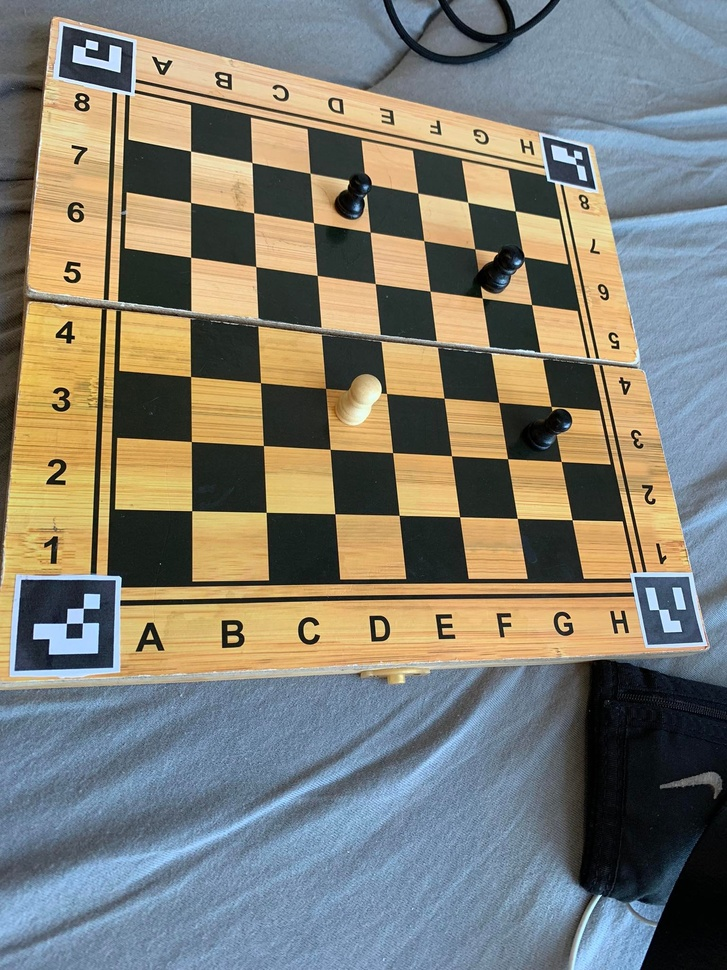
#> input picture testo.jpg, 727 x 970 px, shrunk from 1536 x 2048 before the run
$ python detecting_polygons.py
#> lines starting #> are read from the running program, lines starting #| are printed output that depends on the picture; after the words box and inside, x2 and y2 are one past the last pixel; in counts of white or black regions, pixels touching at a corner belong together
### utilitus.py
import glob
from copy import deepcopy

import numpy as np
import cv2
import matplotlib.pyplot as plt
plt.rcParams['figure.dpi'] = 200


# [7 lines left out: function read_images, not called in this run]


def show(image):
    if image.shape[-1] == 3:
        plt.imshow(cv2.cvtColor(image, cv2.COLOR_BGR2RGB))
    elif image.shape[-1] == 1:
        plt.imshow(cv2.cvtColor(image, cv2.COLOR_GRAY2RGB))
    else:
        raise RuntimeError('Image should be 1 or 3 channels BGR')
    plt.axis('off')
    plt.show()


def visualize_keypoints(image, points, radius=5, no_show=False):
    image = deepcopy(image)
    for point in points:
        cv2.circle(image, (point[1], point[0]), radius, (0, 0, 255), -1)
    if no_show:
        return image
    show(image)


# [15 lines left out: functions visualize_hull, visualize_chessboard, not called in this run]

### detecting_polygons.py
import logging
import sys
from collections import Counter
from typing import List, Tuple

import numpy as np
from scipy.spatial import distance_matrix
import cv2

from common import Point, Points, approx_quadrilateral_hull, ChessboardFiller
import utilitus

LOGGER = logging.getLogger('my_logger')


def harris_corner(image: np.ndarray) -> Points:
    image = cv2.cvtColor(image, cv2.COLOR_BGR2GRAY)
    # magic numbers are blockSize, ksize, k
    response = cv2.cornerHarris(image, 2, 3, 0.04)
    # Filter out weak responses
    # threshold of (0.01 * max) should return more points than the wanted corners
    response = response > 0.01 * response.max()
    # Extract points
    points = list(zip(*np.where(response == True)))
    LOGGER.debug(f'Harris corner detector found {len(points)} corners')
    return np.array(points)


def clustering_filter(corners: Points) -> Points:
    dist = distance_matrix(corners, corners)
    kept = set()
    for i in range(len(corners)):
        close = False
        if len(close_point_idx := np.argwhere(dist[i] < 10).flatten()) != 0:
            for j in close_point_idx:
                if j in kept:
                    close = True
                    break
        if not close:
            kept.add(i)
    LOGGER.debug(f'Clustering filter: {len(corners)}->{len(kept)} corners')
    return corners[list(kept)]


def connected_component_filter(corners: Points) -> Points:
    graph = distance_matrix(corners, corners) < 30
    # Only keep the components with <2 nodes
    kept = corners[np.sum(graph, axis=0) <= 2]  # <=2 because each node is connected to itself
    LOGGER.debug(f'Connected component filter: {len(corners)}->{len(kept)} corners')
    return kept


class SquareResponseFilter:
    def __init__(self, size=7, half_smoothing_window_size=4):
        self.size = size
        self.half_smoothing_window_size = half_smoothing_window_size

    @staticmethod
    def _OTSU_binarization(image: np.ndarray) -> np.ndarray:
        grayscaled = cv2.cvtColor(image, cv2.COLOR_BGR2GRAY)
        _, binarized = cv2.threshold(grayscaled, 0, 255, cv2.THRESH_BINARY + cv2.THRESH_OTSU)
        return binarized

    def _majority_vote_smoothing(self, response: List[int]) -> np.ndarray:
        """Smooth a 1D binary array consists of 255 and 0 with majority vote."""
        response = np.array(response)
        k = self.half_smoothing_window_size
        N = len(response)
        new_response = np.zeros(N)
        for i in range(N):
            cnt = Counter(response[np.arange(i - k, i + k + 1) % N])
            new_response[i] = 255 if cnt[255] > cnt[0] else 0
        return new_response

    def _get_square_response(self, image: np.ndarray, point: Point) -> np.ndarray:
        """Iterate through a square centered at keypoint and get a response."""
        assert len(image.shape) == 2, 'Image must be binarized.'
        k = self.size
        # top-left, bottom-right
        tl, br = point - k, point + k
        # top-right, bottom-left
        tr = np.array([point[0] - k, point[1] + k])
        bl = np.array([point[0] + k, point[1] - k])

        response = []
        for j in range(tl[1], tr[1]):
            response.append(image[tl[0], j])
        for i in range(tr[0], br[0]):
            response.append(image[i, tr[1]])
        for j in range(br[1], bl[1], -1):
            response.append(image[br[0], j])
        for i in range(bl[0], tl[0], -1):
            response.append(image[i, bl[1]])
        return self._majority_vote_smoothing(response)

    @staticmethod
    def _count_segments(response: np.ndarray) -> int:
        """Count how many distinct segments of 0 or 255 exist."""
        prev = response[0]
        cnt = 1
        for cur in response[1:]:
            if cur != prev:
                cnt += 1
            prev = cur
        return cnt

    def filter(self, image: np.ndarray, corners: Points) -> Points:
        """Filter the corners based on square response characteristics.
        An internal corner's (represented by x) surrounding region should look like:
        1110000
        1110000
        111x111
        0000111
        0000111
        Recording the values on a square circumference should give us at least 4 (maybe more)
        distince segments (_count_segments()).
        """
        kept = []
        binarized = self._OTSU_binarization(image)
        for corner in corners:
            try:
                response = self._get_square_response(binarized, corner)
            except IndexError:  # If a point to too close to the border
                continue
            if self._count_segments(response) in [4, 5]:
                kept.append(corner)
        LOGGER.debug(f'Square response filter: {len(corners)}->{len(kept)} corners')
        return np.array(kept)


# [8 lines left out: function sum_distance_filter, not called in this run]


def find_chessboard_corners(image: np.ndarray,
                            pattern_size: Tuple[int, int],  # (height, width)
                            visualize=False) -> Tuple[bool, np.ndarray]:
    target = pattern_size[0] * pattern_size[1]
    corners = harris_corner(image)
    if visualize: utilitus.visualize_keypoints(image, corners)
    if len(corners) < target: return False, np.array([])

    corners = clustering_filter(corners)
    if visualize: utilitus.visualize_keypoints(image, corners)
    if len(corners) < target: return False, np.array([])

    corners = connected_component_filter(corners)
    if visualize: utilitus.visualize_keypoints(image, corners)
    if len(corners) < target: return False, np.array([])

    square_response_filter = SquareResponseFilter()
    corners = square_response_filter.filter(image, corners)
    if visualize: utilitus.visualize_keypoints(image, corners)
    if len(corners) < target: return False, np.array([])

    corners = sum_distance_filter(corners, target)
    if visualize: utilitus.visualize_keypoints(image, corners)

    if len(corners) != pattern_size[0] * pattern_size[1]:
        return False, np.ndarray([])

    quad = approx_quadrilateral_hull(corners)
    if len(quad) == 0: return False, np.array([])
    if visualize: utilitus.visualize_hull(image, quad, corners)

    chessboard_filler = ChessboardFiller(pattern_size, corners, quad)
    if not chessboard_filler.fill():
        return False, np.array([])
    corners = chessboard_filler.get()
    if visualize: utilitus.visualize_chessboard(image, pattern_size, corners)

    return True, corners

image=cv2.imread('testo.jpg')
#> image is the input picture: shape (970, 727, 3); mean B, G, R 115.8, 126.3, 128.4
find_chessboard_corners(image,(8,8),visualize=True)
#> in harris_corner, `response = response > 0.01 * response.max()`:
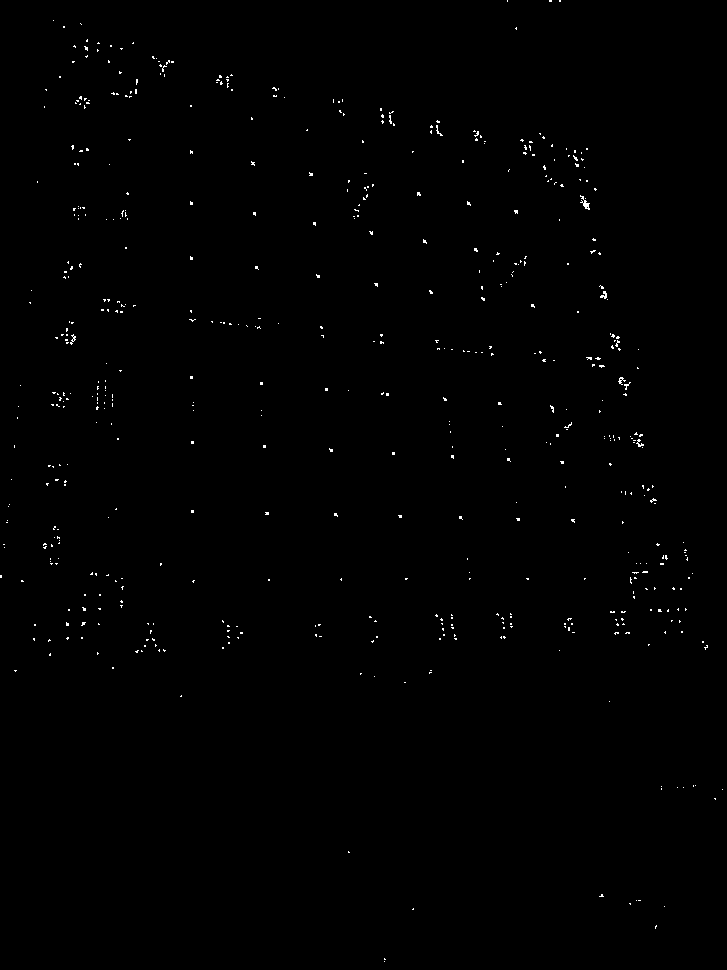
#> response: shape (970, 727) bool; 0.41% white in thin lines or dots
#> in harris_corner, `points = list(zip(*np.where(response == True)))`: points = 2921 pairs, first value 0 to 961, second value 0 to 722
#> in find_chessboard_corners, `corners = harris_corner(image)`: corners has the same summary as points in harris_corner
#> the loop in visualize_keypoints, `for point in points:` made 2921 passes
#> point on passes 1 to 3: [0, 507], [0, 549], [0, 550]
#> in clustering_filter, `dist = distance_matrix(corners, corners)`:
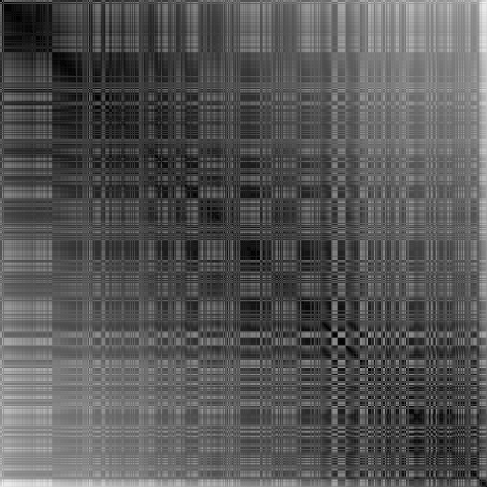
#> dist: shape (2921, 2921) float64 (shown at 1/6 size); min 0, max 1089.4, mean 370.5; drawn with min black and max white
#> after the loop in clustering_filter, `for i in range(len(corners)):`: kept = 359 items
#> in find_chessboard_corners, `corners = clustering_filter(corners)`: corners = 359 pairs, first value 0 to 958, second value 0 to 722
#> the loop in visualize_keypoints (call 2), `for point in points:` made 359 passes
#> point on passes 1 to 3: [0, 507], [0, 549], [492, 631]
#> in connected_component_filter, `graph = distance_matrix(corners, corners) < 30`:
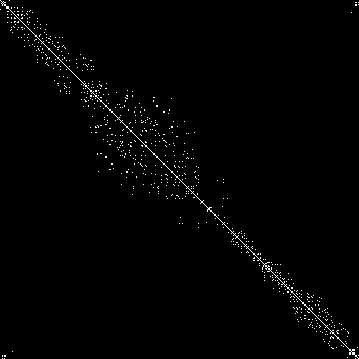
#> graph: shape (359, 359) bool; 1.1% white in thin lines or dots
#> in connected_component_filter, `kept = corners[np.sum(graph, axis=0) <= 2]`: kept = 111 pairs, first value 0 to 958, second value 0 to 702
#> in find_chessboard_corners, `corners = connected_component_filter(corners)`: corners has the same summary as kept in connected_component_filter
#> call 3 of visualize_keypoints, with points = array of shape (111, 2), radius = 5, no_show = False
#> the loop in visualize_keypoints (call 3), `for point in points:` made 111 passes
#> point on passes 1 to 8: [0, 507], [0, 549], [0, 559], [27, 516], [502, 516], [508, 116], [510, 191], [512, 265]
#> after the loop in visualize_keypoints (call 3), `for point in points:`:
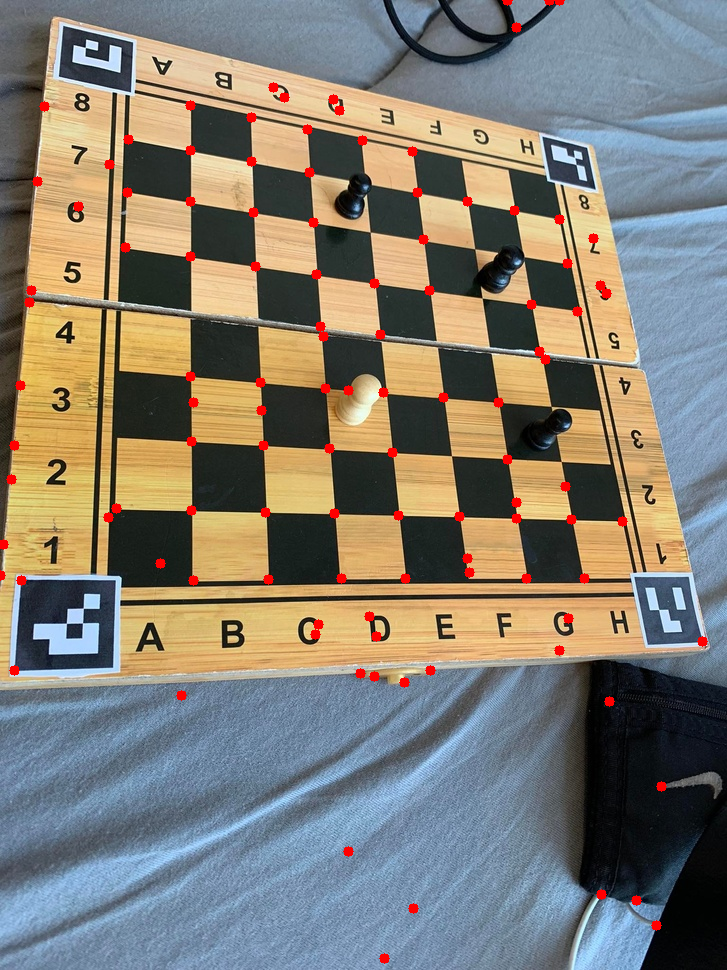
#> image: shape (970, 727, 3); 1.25% of pixels changed, all inside (x1, y1, x2, y2) = (0, 0, 708, 964)
#> in _OTSU_binarization, `_, binarized = cv2.threshold(grayscaled, 0, 255, cv2.THRESH_BINARY + c..`:
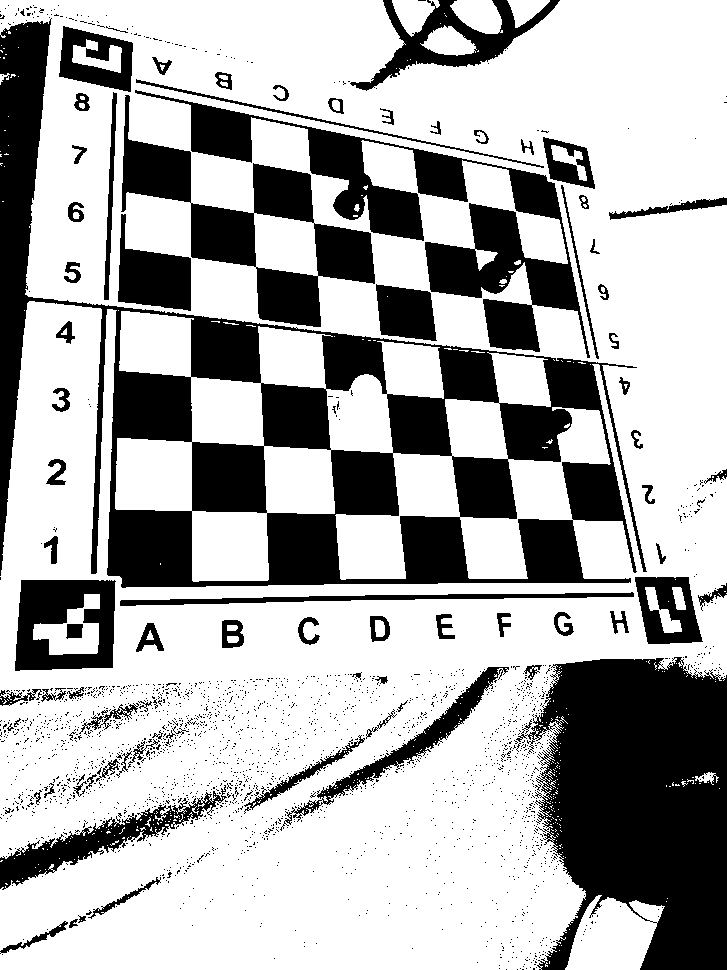
#> binarized: shape (970, 727); 68.7% white; 2210 black regions (2127 under 20 px), largest, box (x1, y1, x2, y2) and area: (0, 18, 647, 588) 81490, (516, 657, 727, 970) 47264, (135, 90, 590, 358) 23642
#> the loop in filter, `for corner in corners:` made 111 passes
#> (corner, tl in _get_square_response, br in _get_square_response, tr in _get_square_response, bl in _get_square_response) on passes 1, 2, 3, 4, 6, 7: ([0, 507], [-7, 500], [7, 514], [-7, 514], [7, 500]), ([0, 549], [-7, 542], [7, 556], [-7, 556], [7, 542]), ([0, 559], [-7, 552], [7, 566], [-7, 566], [7, 552]), ([27, 516], [20, 509], [34, 523], [20, 523], [34, 509]), ([508, 116], [501, 109], [515, 123], [501, 123], [515, 109]), ([510, 191], [503, 184], [517, 198], [503, 198], [517, 184])
#> after the loop in filter, `for corner in corners:`: kept = 42 pairs, first value 150 to 580, second value 116 to 571
#> in find_chessboard_corners, `corners = square_response_filter.filter(image, corners)`: corners has the same summary as kept in filter
#> call 4 of visualize_keypoints, with points = array of shape (42, 2), radius = 5, no_show = False
#> the loop in visualize_keypoints (call 4), `for point in points:` made 42 passes
#> point on passes 1 to 8: [508, 116], [510, 191], [512, 265], [513, 334], [515, 398], [516, 459], [518, 516], [519, 571]
#> after the loop in visualize_keypoints (call 4), `for point in points:`:
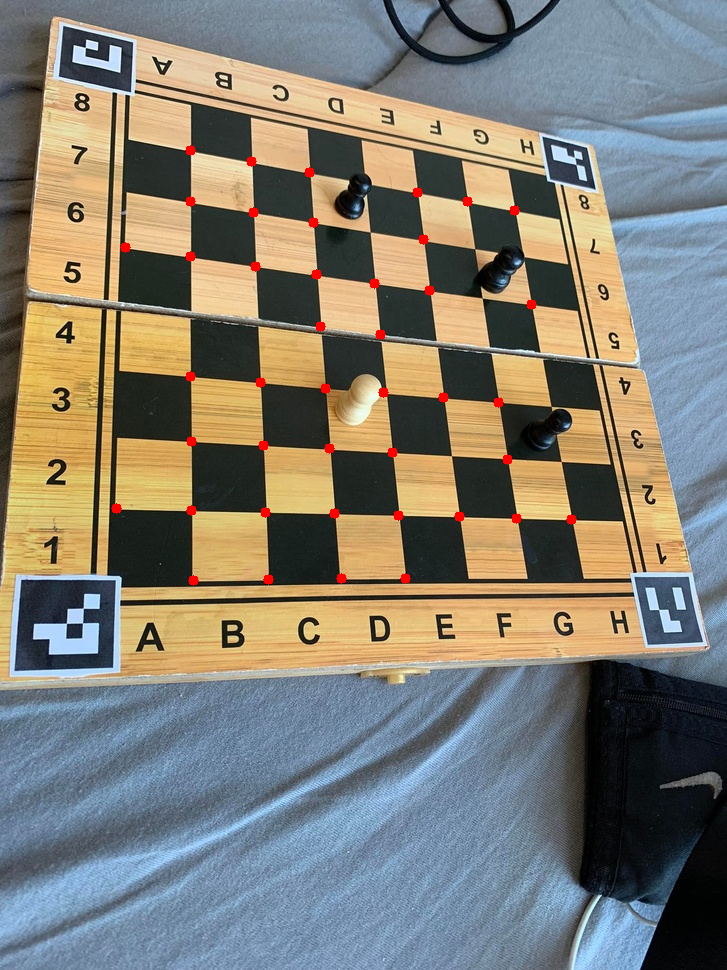
#> image: shape (970, 727, 3); 0.48% of pixels changed, all inside (x1, y1, x2, y2) = (111, 145, 577, 586)

$ run again, with barwa_1.jpg copied over testo.jpg
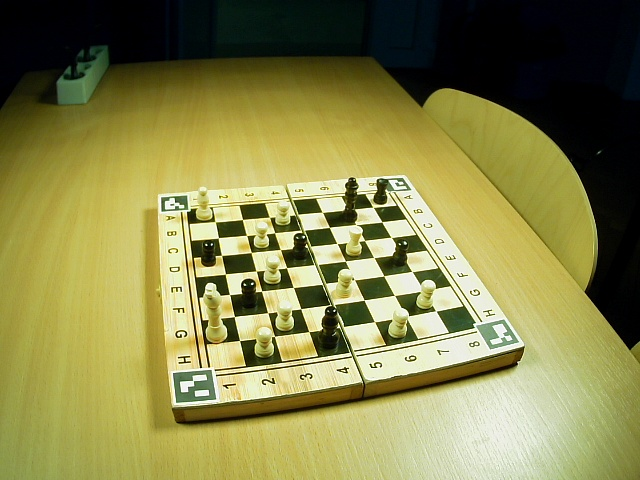
#> input picture barwa_1.jpg, 640 x 480 px
#> image is the input picture: shape (480, 640, 3); mean B, G, R 76, 132.5, 134.7
#> in harris_corner, `response = response > 0.01 * response.max()`:
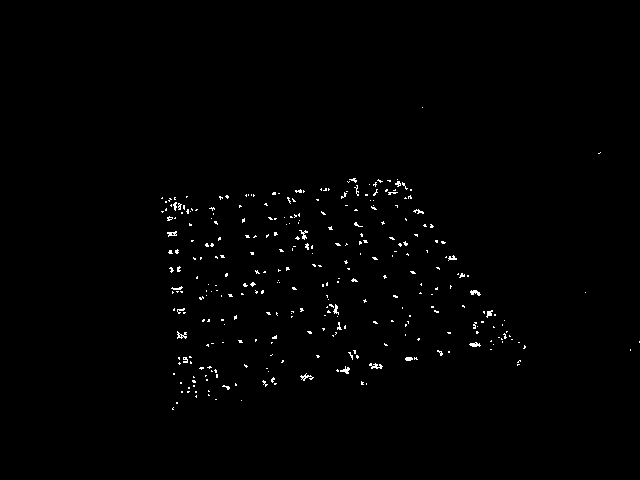
#> response: shape (480, 640) bool; 0.81% white in thin lines or dots, all inside (x1, y1, x2, y2) = (161, 107, 640, 410)
#> points = 2500 pairs, first value 107 to 409, second value 161 to 639
#> in find_chessboard_corners, `corners = harris_corner(image)`: corners has the same summary as points in harris_corner
#> the loop in visualize_keypoints, `for point in points:` made 2500 passes
#> point on passes 1 to 3: [107, 422], [152, 600], [153, 598]
#> after the loop in clustering_filter, `for i in range(len(corners)):`: kept = 201 items
#> in find_chessboard_corners, `corners = clustering_filter(corners)`: corners = 201 pairs, first value 107 to 402, second value 162 to 639
#> the loop in visualize_keypoints (call 2), `for point in points:` made 201 passes
#> point on passes 1 to 3: [107, 422], [152, 600], [257, 193]
#> graph: shape (201, 201) bool; 4% white in thin lines or dots
#> in connected_component_filter, `kept = corners[np.sum(graph, axis=0) <= 2]`: kept = [[107, 422], [152, 600], [292, 585], [341, 639], [349, 630]]
#> in find_chessboard_corners, `corners = connected_component_filter(corners)`: corners has the same summary as kept in connected_component_filter
#> the loop in visualize_keypoints (call 3), `for point in points:` made 5 passes
#> after the loop in visualize_keypoints (call 3), `for point in points:`:
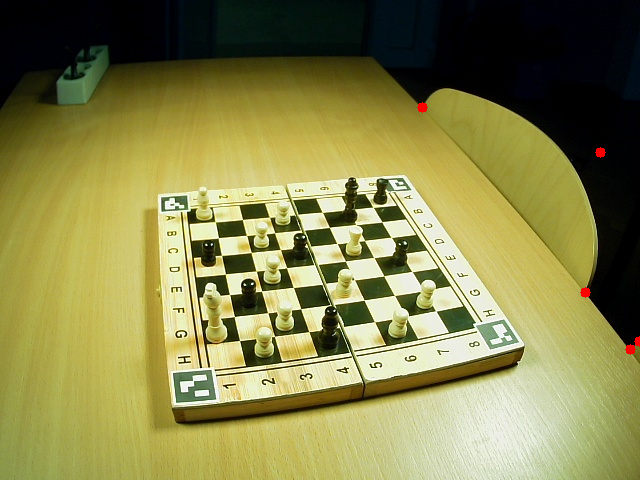
#> image: shape (480, 640, 3); 0.12% of pixels changed, all inside (x1, y1, x2, y2) = (417, 102, 640, 355)
